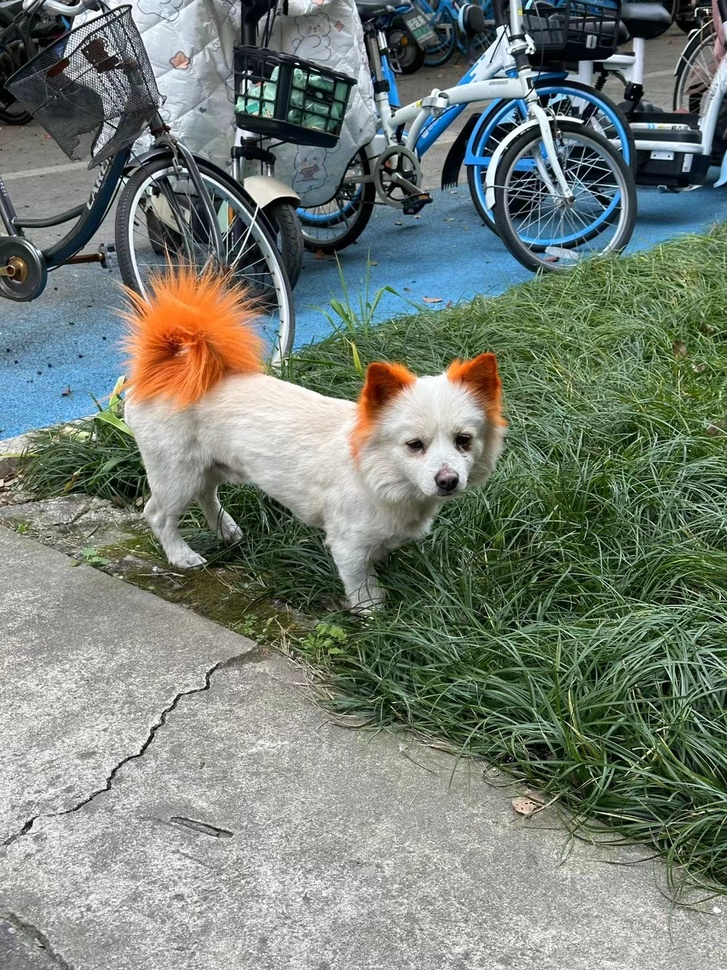
%> input picture Hw2/guest.jpg, 727 x 970 px, shrunk from 1080 x 1440 before the run
$ octave Homework2.m   (GNU Octave 9; MATLAB toolbox functions it lacks are replaced by stand-ins)
%> lines starting %> are read from the running program, lines starting %| are printed output that depends on the picture
%Read image.
img=imread("guest.jpg");
%> img is the input picture: size 970x727x3 uint8; mean R, G, B 117.5, 126.5, 117.1
imgR=img(:,:,1);    % R pic
imgG=img(:,:,2);    % G pic
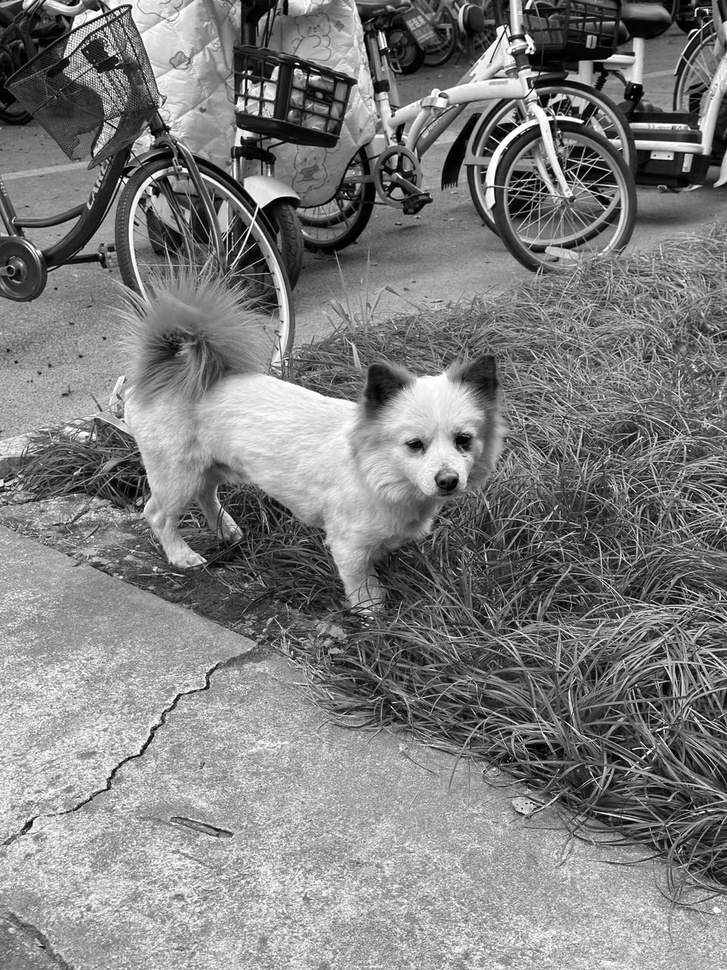
%> imgG: size 970x727 uint8; min 0, max 255, mean 126.5
imgB=img(:,:,3);    % B pic
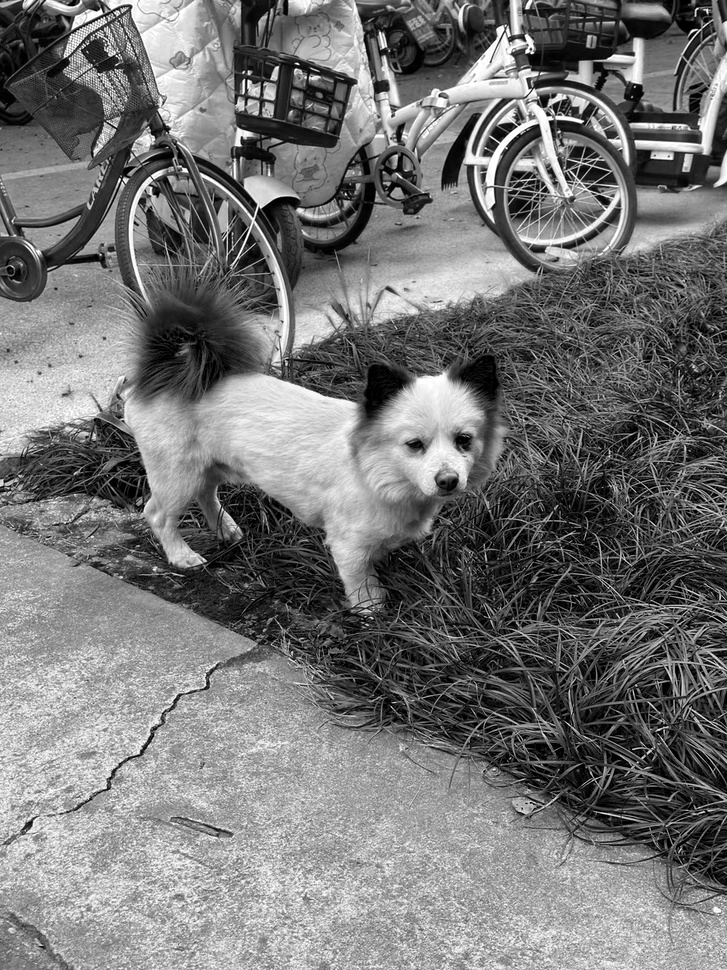
%> imgB: size 970x727 uint8; min 0, max 255, mean 117.1

%Plot the graph.
figure(1);
tiledlayout(2,2);
nexttile;
imshow(img);
nexttile;
imshow(imgR);
nexttile;
imshow(imgG);
nexttile;
imshow(imgB);

%Linear combination of the plots.
imgRGB(:,:,1)=0.299*imgR;
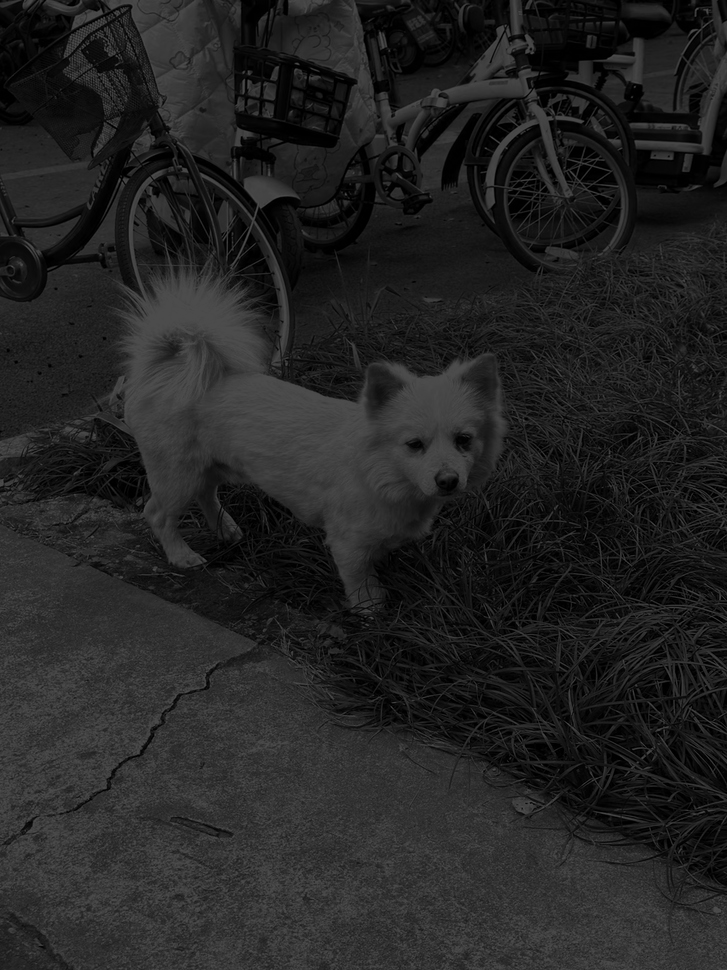
%> imgRGB: size 970x727 uint8; min 0, max 76, mean 35.1
imgRGB(:,:,2)=0.587*imgG;
imgRGB(:,:,3)=0.114*imgB;
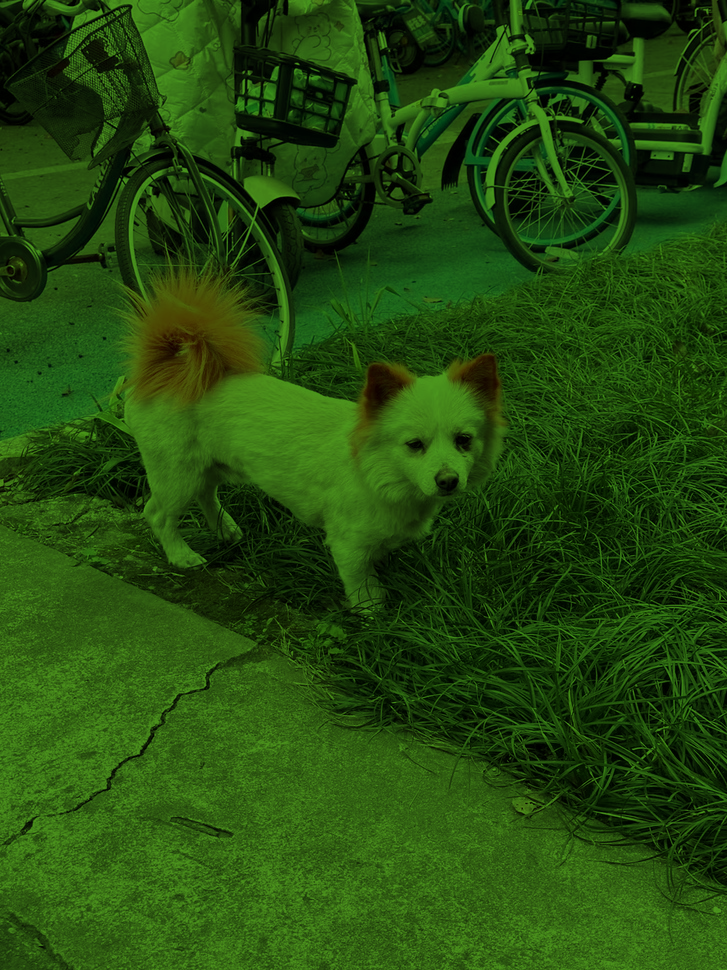
%> imgRGB: size 970x727x3 uint8; mean R, G, B 35.1, 74.3, 13.4
figure(2);
imshow(imgRGB);

%hist the pic.
imgRGB_H=histeq(imgRGB);
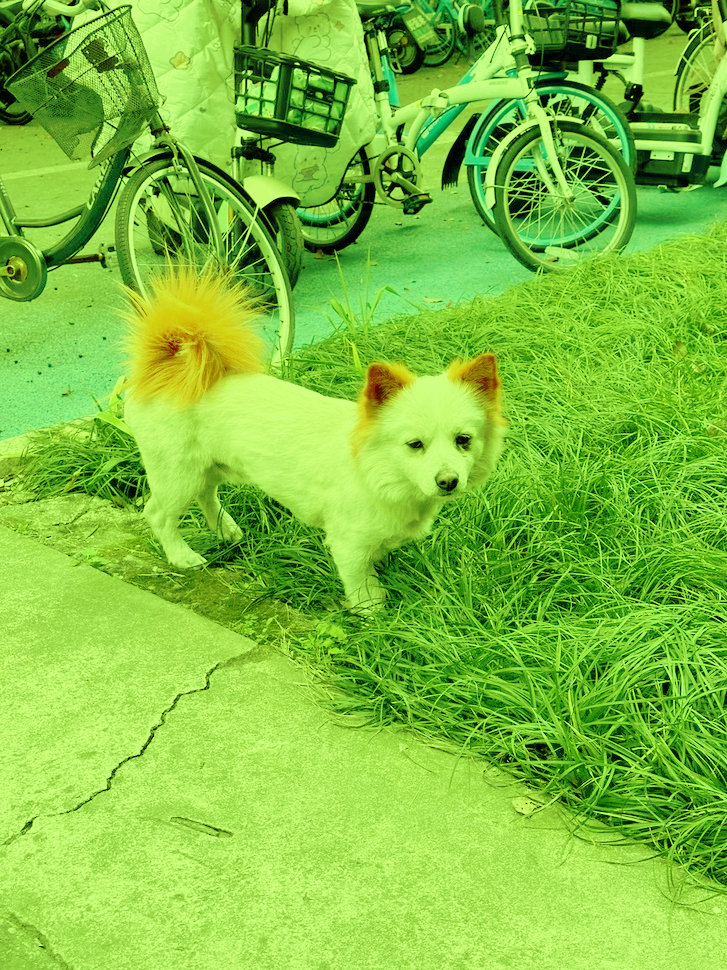
%> imgRGB_H: size 970x727x3 uint8; mean R, G, B 127.3, 192.4, 61.4
figure(3);
subplot(221);
imshow(imgRGB);
subplot(222);
imshow(imgRGB_H);
subplot(223);
imhist(imgRGB,64);
subplot(224);
imhist(imgRGB_H,64);
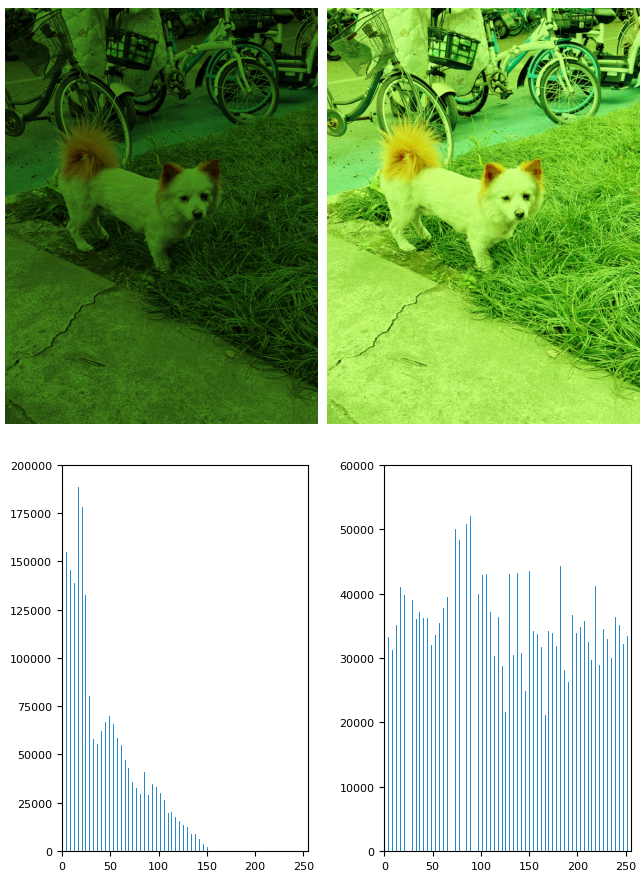
%> figure redrawn from the program's plot data, 4 panels

%Gaussfilter.
%> (the run ends here)
